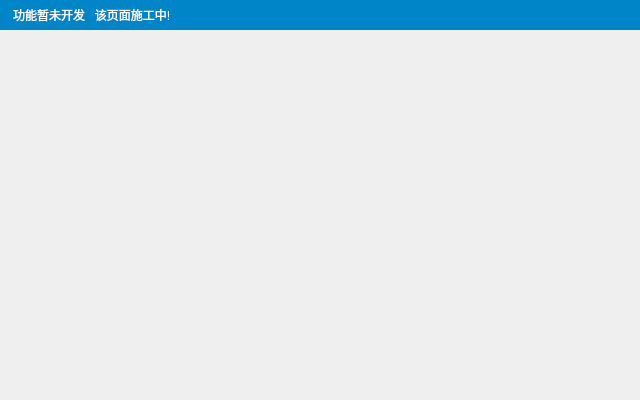
<?xml version="1.0" encoding="UTF-8"?>
<ui version="4.0">
 <class>workWidget_settings_Class</class>
 <widget class="QWidget" name="workWidget_settings_Class">
  <property name="geometry">
   <rect>
    <x>0</x>
    <y>0</y>
    <width>640</width>
    <height>400</height>
   </rect>
  </property>
  <property name="windowTitle">
   <string>Form</string>
  </property>
  <widget class="QLabel" name="text_title">
   <property name="geometry">
    <rect>
     <x>0</x>
     <y>0</y>
     <width>640</width>
     <height>30</height>
    </rect>
   </property>
   <property name="styleSheet">
    <string notr="true">color: #ffffff;
background-color: #0085c8;
padding: 0px 0px 0px 10px;
font: 11pt &quot;微软雅黑&quot;;</string>
   </property>
   <property name="text">
    <string>功能暂未开发   该页面施工中!</string>
   </property>
  </widget>
 </widget>
 <resources/>
 <connections/>
</ui>
